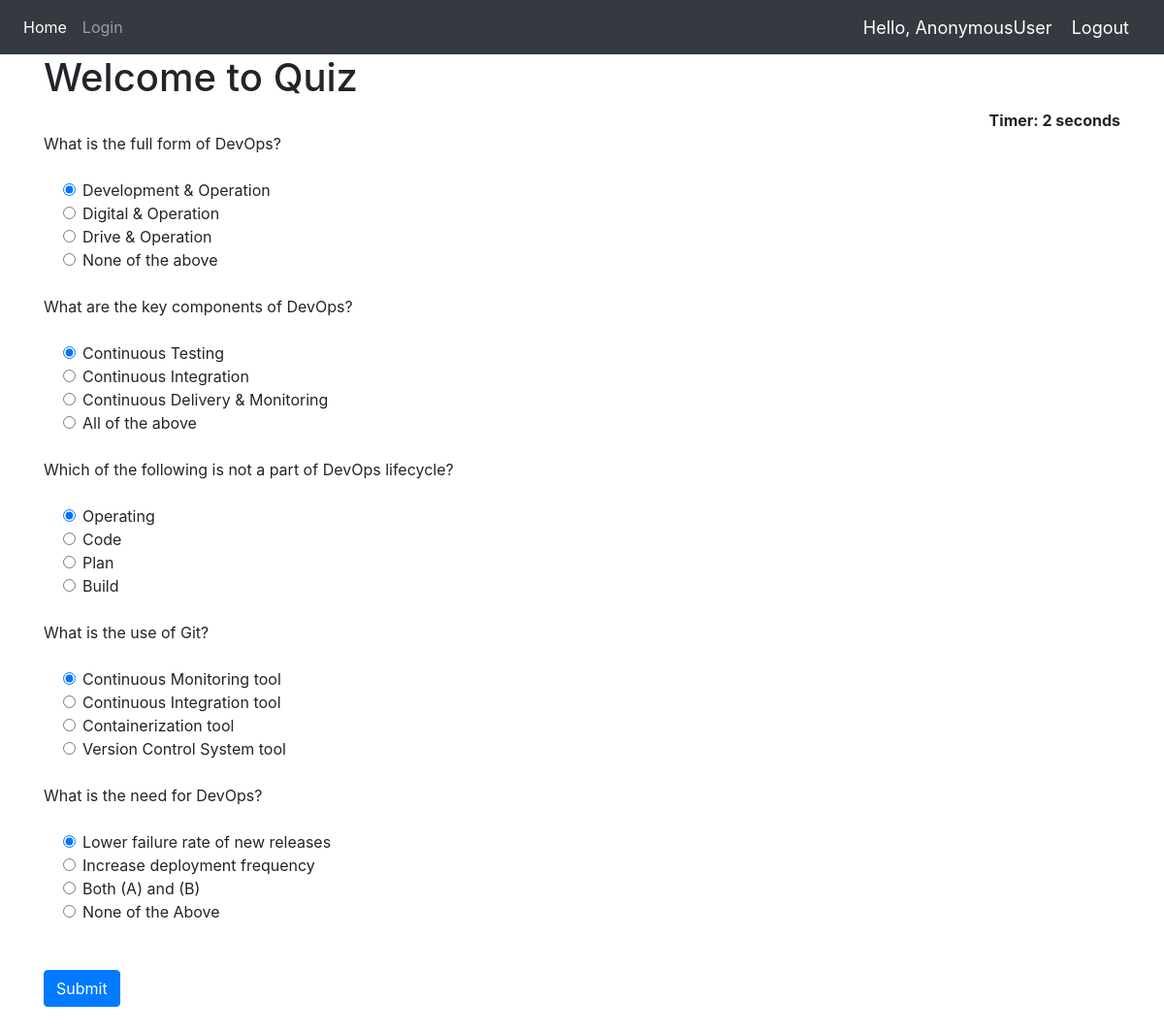
The page / on the database its author committed.
### Quiz/models.py (models this page shows, shortened)
class QuesModel(models.Model):
    question = models.CharField(max_length=200,null=True)
    op1 = models.CharField(max_length=200,null=True)
    op2 = models.CharField(max_length=200,null=True)
    op3 = models.CharField(max_length=200,null=True)
    op4 = models.CharField(max_length=200,null=True)
    ans = models.CharField(max_length=200,null=True)

### Quiz/views.py (the view)
# urls.py: 2. Add a URL to urlpatterns:  path('', views.home, name='home')
def home(request):
    if request.method == 'POST':
        print(request.POST)
        questions=QuesModel.objects.all()
        score=0
        wrong=0
        correct=0
        total=0
        for q in questions:
            total+=1
            print(request.POST.get(q.question))
            print(q.ans)
            print()
            if q.ans ==  request.POST.get(q.question):
                score+=10
                correct+=1
            else:
                wrong+=1
        percent = score/(total*10) *100
        context = {
            'score':score,
            'time': request.POST.get('timer'),
            'correct':correct,
            'wrong':wrong,
            'percent':percent,
            'total':total
        }
        return render(request,'Quiz/result.html',context)
    else:
        questions=QuesModel.objects.all()
        context = {
            'questions':questions
        }
        return render(request,'Quiz/home.html',context)

### Quiz/templates/Quiz/home.html (shortened to what this page needs)
{% extends 'Quiz/dependencies.html' %}
{% block content %}
{% load static %}
<div class="container ">
<h1>Welcome to Quiz</h1>
<div align="right " id="displaytimer"><b>Timer: 0 seconds</b></div>
 <form method='post' action=''>
    {% for q  in questions%}
    <div class="form-group">
      <label for="question">{{q.question}}</label>
    </div>
    <div class="form-check">
        <div class="form-check">
            <input class="form-check-input" type="radio" name="{{q.question}}" id="gridRadios1" value="option1" checked>
            <label class="form-check-label" for="gridRadios1">
                {{q.op1}}
            </label>
        </div>
        <div class="form-check">
            <input class="form-check-input" type="radio" name="{{q.question}}" id="gridRadios2" value="option2">
            <label class="form-check-label" for="gridRadios2">
                {{q.op2}}
            </label>
        </div>
        <div class="form-check">
            <input class="form-check-input" type="radio" name="{{q.question}}" id="gridRadios1" value="option3">
            <label class="form-check-label" for="gridRadios1">
                {{q.op3}}
            </label>
        </div>
        <div class="form-check">
            <input class="form-check-input" type="radio" name="{{q.question}}" id="gridRadios2" value="option4">
            <label class="form-check-label" for="gridRadios2">
                {{q.op4}}
            </label>
        </div>
        <br>
    </div>
    {% endfor %}
    <br>
    <button type="submit" class="btn btn-primary">Submit</button>
  </form>
</div>
{% endblock %}

### Quiz/templates/Quiz/dependencies.html (shortened to what this page needs)
{% load static %}
<html>
    <head>
        <link rel="stylesheet" href="https://stackpath.bootstrapcdn.com/bootstrap/4.5.0/css/bootstrap.min.css">
    </head>
    <body>
        {% include 'Quiz/navbar.html' %}
        {% block content %}
        {% endblock %}
        <br>
    </body>
</html>

### Quiz/templates/Quiz/navbar.html (shortened to what this page needs)
{% load static %}
<nav class="navbar navbar-expand-lg navbar-dark bg-dark">
  <div class="collapse navbar-collapse" id="navbarNav">
    <ul class="navbar-nav">
      <li class="nav-item active">
        <a class="nav-link" href="{% url 'home' %}">Home</a>
      </li>
      <li class="nav-item">
        <a class="nav-link" href="{% url 'login' %}">Login</a>
      </li>
    </ul>
  </div>
  <span class="greet">Hello, {{request.user}}</span>
  <span ><a  class="greet" href="{% url 'logout' %}">Logout</a></span>
</nav>

### Quiz/templates/Quiz/navbar.html (style rules this page uses)
.greet { font-size: 18px; color: #fff; margin-right: 20px; }

### rows shown on the page
QuesModel: question "What is the full form of DevOps?", op1 "Development & Operation", op2 "Digital & Operation", op3 "Drive & Operation", op4 "None of the above"
QuesModel: question "What are the key components of DevOps?", op1 "Continuous Testing", op2 "Continuous Integration", op3 "Continuous Delivery & Monitoring", op4 "All of the above"
QuesModel: question "Which of the following is not a part of DevOps lifecycle?", op1 "Operating", op2 "Code", op3 "Plan", op4 "Build"
QuesModel: question "What is the use of Git?", op1 "Continuous Monitoring tool", op2 "Continuous Integration tool", op3 "Containerization tool", op4 "Version Control System tool"
QuesModel: question "What is the need for DevOps?", op1 "Lower failure rate of new releases", op2 "Increase deployment frequency", op3 "Both (A) and (B)", op4 "None of the Above"

### other values the page prints
{{ request.user }} "AnonymousUser"
